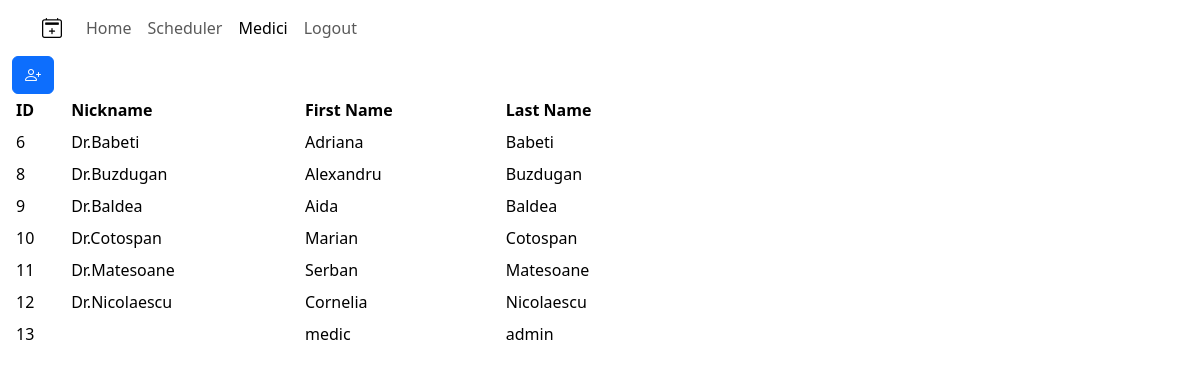
The page /medici/ (signed in) on the database as committed earlier.
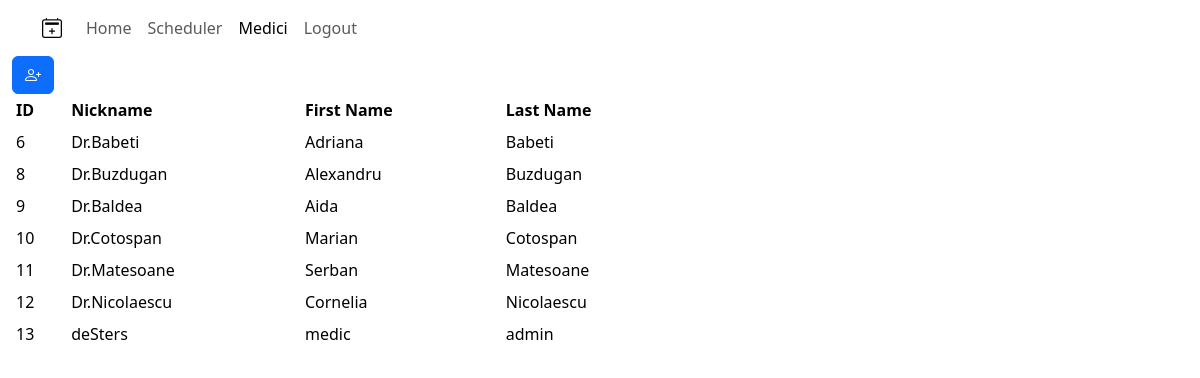
The same page on the database as committed later.
### scheduler/models.py (models this page shows, shortened)
class Medic(models.Model):
    id = models.AutoField(primary_key=True)
    nickname = models.CharField(max_length=30, null=False, unique=True)
    firstName = models.CharField(max_length=50, null=True, blank=True)
    lastName = models.CharField(max_length=50, null=True, blank=True)

### scheduler/views.py (the view, shortened to what this page needs)
# urls.py: path('medici/', mediciView, name='medici'),
@login_required
def mediciView(request):
    context = {}
    if request.method == "GET":
        context.update(handleMedicList(request))
    return render(request, "medici.html", context=context)

### scheduler/views.py (called while the page is built)
def handleMedicList(request):
    medicList = Medic.objects.all()
    return {"medicList": medicList}

### scheduler/templates/medici.html (shortened to what this page needs)
{% extends "base.html" %}
{% block content %}
    <div id="root">
        <section id="medici" class = "container-fluid7">
            <div class="table-responsive-sm col-sm-7">
                <table class="table table-sm table-hover table-borderless align-middle">
                    <thead class="table-sm">
                        <tr>
                            <th>ID</th>
                            <th>Nickname</th>
                            <th>First Name</th>
                            <th>Last Name</th>
                        </tr>
                    </thead>
                    <tbody class="table-group-divider">
                        {% for medic in medicList %}
                        <tr class="medicRecord record">
                            <td class = "medicId" scope="row">{{ medic.id }}</td>
                            <td class = "medicNickname">{{ medic.nickname }}</td>
                            <td class = "medicFirstName">{{ medic.firstName }}</td>
                            <td class = "medicLastName">{{ medic.lastName }}</td>
                        </tr>
                        {% endfor %}
                    </tbody>
                    <tfoot>
                        <tr>
                        <button id="addNewMedicButton" class="btn btn-primary" data-bs-toggle="modal" data-bs-target="#modalAddNewMedic"><i class="bi bi-person-plus"></i></button>
                        </tr>
                    </tfoot>
                </table>
            </div>
        </section>
    </div>
{% endblock content %}
{% block scripts %}
    {% load static %}
{% endblock scripts %}

Rows that differ between the two databases and show on the page:
changed Medic "medic": nickname (not shown) → "deSters"
